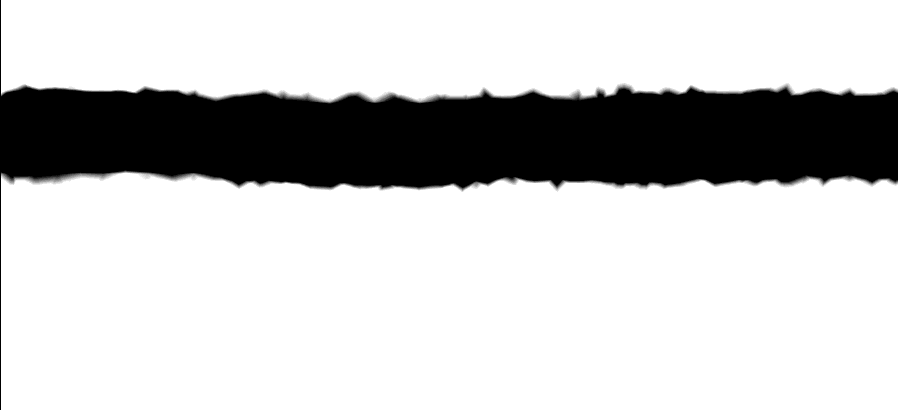
#> input picture 3D_0s.tif, 898 x 410 px
$ jupyter execute SSIM.ipynb
#> lines starting #> are read from the running program, lines starting #| are printed output that depends on the picture
[cell 1]
import cv2
import numpy as np
import matplotlib.pyplot as plt

from skimage import data, img_as_float
from skimage.metrics import structural_similarity as ssim
from skimage.metrics import mean_squared_error


img = cv2.imread('3D_0s.tif',cv2.IMREAD_GRAYSCALE);
#> img is the input picture: shape (410, 898); min 0, max 255, mean 199.9
img_noise = cv2.imread('3D_0s.tif',cv2.IMREAD_GRAYSCALE);
img_const = cv2.imread('3D_04s.tif',cv2.IMREAD_GRAYSCALE);
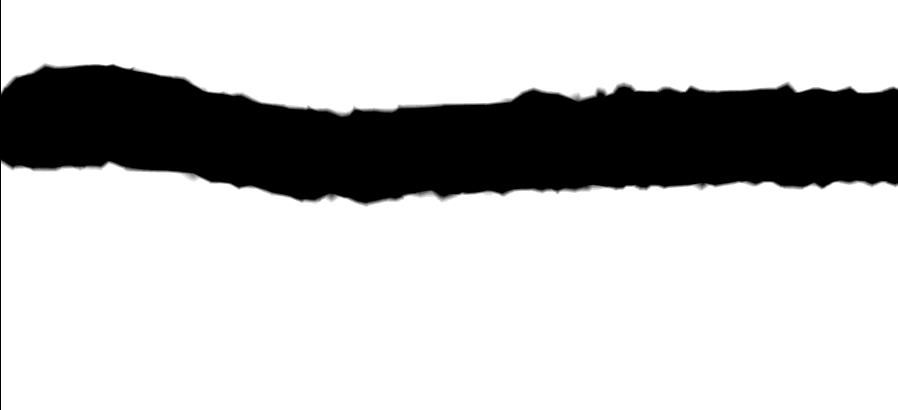
#> input picture 3D_04s.tif, 898 x 410 px
#> img_const is the input picture: shape (410, 898); min 0, max 255, mean 196.5

#img = ~img
rows, cols = img.shape
#> rows = 410; cols = 898

#noise = np.ones_like(img) * 0.2 * (img.max() - img.min())
#rng = np.random.default_rng()
#noise[rng.random(size=noise.shape) > 0.5] *= -1


fig, axes = plt.subplots(nrows=1, ncols=3, figsize=(10, 4),
                         sharex=True, sharey=True)
ax = axes.ravel()

mse_none = mean_squared_error(img, img)
#> mse_none = 0
ssim_none = ssim(img, img, data_range=img.max() - img.min())
#> ssim_none = 1

mse_noise = mean_squared_error(img, img_noise)
#> mse_noise = 0
ssim_noise = ssim(img, img_noise,
                  data_range=img_noise.max() - img_noise.min())
#> ssim_noise = 1

mse_const = mean_squared_error(img, img_const)
#> mse_const = 1893.7
ssim_const = ssim(img, img_const,
                  data_range=img_const.max() - img_const.min())
#> ssim_const = 0.923

label = 'MSE: {:.2f}, SSIM: {:.2f}'

ax[0].imshow(img, cmap=plt.cm.gray, vmin=0, vmax=1)
ax[0].set_xlabel(label.format(mse_none, ssim_none))
ax[0].set_title('Original image')

ax[1].imshow(img_noise, cmap=plt.cm.gray, vmin=0, vmax=1)
ax[1].set_xlabel(label.format(mse_noise, ssim_noise))
ax[1].set_title('Image 2 compared to original')

ax[2].imshow(img_const, cmap=plt.cm.gray, vmin=0, vmax=1)
ax[2].set_xlabel(label.format(mse_const, ssim_const))
ax[2].set_title('Image 3 compared to original')

plt.tight_layout()
plt.show()
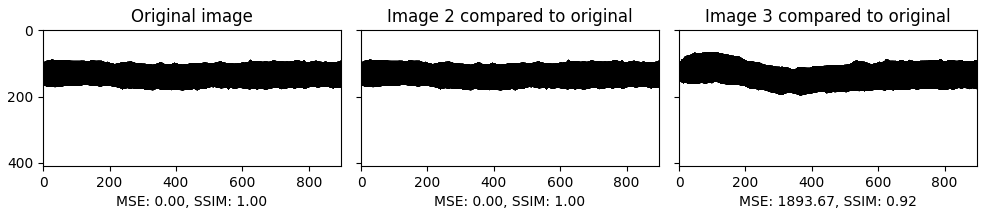
#> figure drawn by matplotlib, 3 panels
